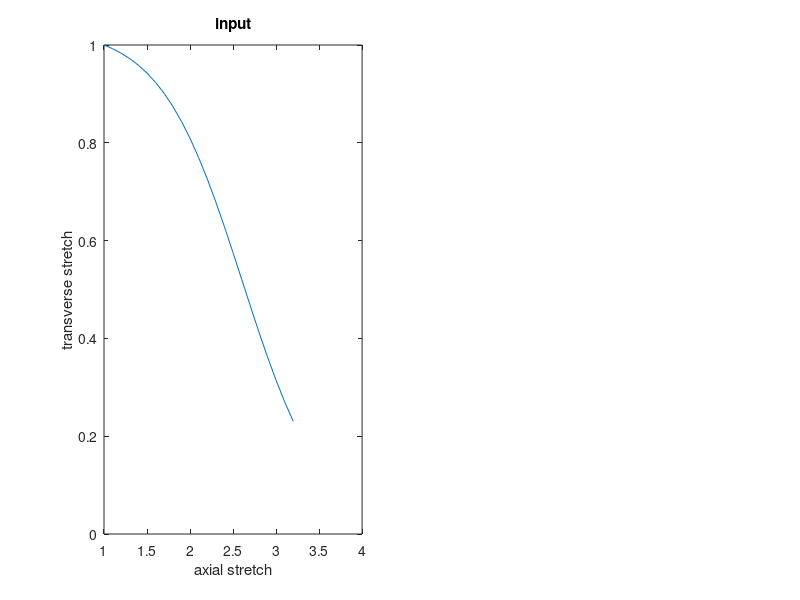

The MATLAB script that drew this image: (Note: this script raises an error after producing the figure.)
%% invariable circular distribution:

% inputs:
stretch_axial = 1:0.1:3.2; % axial stretch
stretch_trans = 1 ./ (1 + 0.03259.*(exp((stretch_axial-1).*2.109)-1)); % (DMSO) transverse stretch, calc from fit logistic equation to axial-trans stretch data
%stretch_trans = 1 ./ (1 + 0.06306.*(exp((stretch_axial-1).*3.924)-1)); % (CD, R^2 = )
%stretch_trans = 1 ./ (1 + 0.01197.*(exp((stretch_axial-1).*1.930)-1)); % (CA, R^2 = 0.99)
prestretch = 0.83; % of single fibers (DMSO = 0.83, CD = 0.92)
E_g = 1420; % (ground) modulus in Pa
v_g = 0.19; % (ground) substance Poisson's ratio
d = 100; % number of bins for estimating integral over fibers

% fit values:
E_f = 1200; % (fiber) representing measure of the fiber modulus  <-- FIT
a = 0.1; % (fiber) coefficient of exponential argument  <-- FIT
b = 2; % (fiber) power of exponential argument  <-- FIT

% prestretch:
F_pre = [prestretch 0; 
        0 prestretch];

% predictions and error:
stress = zeros(1,length(stretch_axial));
singleFiberStress = zeros(1,length(stretch_axial));

% predict stress for each axial stretch value:
for i = 1:length(stretch_axial)

    % right Cauchy-Greene tensor (no prestretch):
    F = [stretch_axial(i) 0;
                0 stretch_trans(i)];
    C = [F(1,1)^2 + F(2,1)^2, F(1,2)*F(1,1) + F(2,2)*F(2,1);
        F(1,2)*F(1,1) + F(2,2)*F(2,1), F(2,2)^2 + F(1,2)^2];
    
    % ground substance:
    J = F(1,1)*F(2,2) - F(1,2)*F(2,1); % "volume" ratio
    I_1 = C(1,1) + C(2,2); % first invariant of C
    mu = E_g/(2*(1+v_g)); % a constant of the Neo-Hookean material
    lam = v_g*E_g/((1+v_g)*(1-2*v_g)); % a constant of the Neo-Hookean material
    
    dW_g = mu*F(1,1) + F(2,2)*(lam*log(J)-mu)/J; % dW_g/dF(1,1) ... stress contribution from ground substance

    % right Cauchy-Greene tensor (with prestretch):
    F_applied = [stretch_axial(i) 0;
                0 stretch_trans(i)];
    F = F_applied * F_pre;
    C = [F(1,1)^2 + F(2,1)^2, F(1,2)*F(1,1) + F(2,2)*F(2,1);
        F(1,2)*F(1,1) + F(2,2)*F(2,1), F(2,2)^2 + F(1,2)^2];
    
    % continuous fiber distibution:
    R = 1/pi; % fiber density distribution function (circular distribution)
    I_n = @(theta) cos(theta)^2*C(1,1) + sin(theta)^2*C(2,2) + 2*cos(theta)*sin(theta)*C(1,2);
    dI_n = @(theta) 2 * (cos(theta)^2*F(1,1) + cos(theta)*sin(theta)*F(1,2));
    
    dW_n = @(theta) 2*E_f * exp(a*(I_n(theta)-1)^b) * (I_n(theta)-1)^(b-1) * dI_n(theta); % dW_n/dF(1,1) ... stress contribution from single fiber
    
    dW_f = 0; % dW_f/dF(1,1) ... total stress contribution from fiber distribution; initialized as 0
    for theta = -pi/2:pi/d:pi/2 % ~ approximation of definite integral over [-pi/2,pi/2]
        % calculate at first angle:
        dW_f_1 = 0;
        if I_n(theta) > 1 % ~ Heaviside step function
            dW_f_1 = R * dW_n(theta);
        end
        % calculate at second angle (+pi/d):
        dW_f_2 = 0;
        if theta + pi/d > pi/2 % make sure next step won't take us out of range
            if I_n(pi/2) > 1 % ~ Heaviside step function
                dW_f_1 = R * dW_n(pi/2); % calculate at max range value
            end
        elseif I_n(theta + pi/d) > 1 % ~ Heaviside step function
            dW_f_1 = R * dW_n(theta + pi/d); % calculate at next step value
        end
        % estimate area under curve as rectangle of mean height and pi/d width:
        dW_f = dW_f + mean([dW_f_1 dW_f_2])*(pi/d);
    end
    
    % first Piola-Kirchhoff stress, only P(1,1):
    P_11 = dW_g + dW_f;

    stress(i) = P_11;

end

% visualize:
subplot(1,2,1)
plot(stretch_axial, stretch_trans); hold on
title("input");
xlabel("axial stretch");
ylabel("transverse stretch");
xlim([1,4])
ylim([0,1])
text(2.5, 0.9, {"with λ_{pre} = " string(prestretch)})
subplot(1,2,2)
plot(stretch_axial, stress); hold on
title("output");
xlabel("axial stretch");
ylabel("stress (kPa)");
xlim([1,4])
ylim([1,43e3])

% show data for comparison:
subplot(1,2,2)
plot([1,1.70,2.30,2.43,2.55,2.63,2.70,2.73,2.75],...
    [0,1.28,7.31,12.4,17.4,22.4,27.4,32.5,37.5].*(10^3),...
    ':k','LineWidth',2); hold on % dmso
subplot(1,2,2)
plot([1,1.34,1.63,1.70,1.76,1.81,1.83,1.84,1.88],...
    [0,1.29,7.39,12.5,17.5,22.5,27.4,32.5,37.5].*(10^3),...
    ':', 'Color', [0 0.8 1],'LineWidth',2); hold on % cd


%% variable eliptical distribution:

% inputs:
stretch_axial = 1:0.1:2; % axial stretch
stretch_trans = 1 ./ (1 + 0.03259.*(exp((stretch_axial-1).*2.109)-1)); % (DMSO) transverse stretch, calc from fit logistic equation to axial-trans stretch data
%stretch_trans = 1 ./ (1 + 0.06306.*(exp((stretch_axial-1).*3.924)-1)); % (CD, R^2 = )
%stretch_trans = 1 ./ (1 + 0.01197.*(exp((stretch_axial-1).*1.930)-1)); % (CA, R^2 = 0.99)
prestretch = 0.83; % of single fibers (DMSO = 0.83, CD = 0.92)
E_g = 1420; % (ground) modulus in Pa
v_g = 0.19; % (ground) substance Poisson's ratio
d = 100; % number of bins for estimating integral over fibers

% fit values:
E_f = 1400; % (fiber) representing measure of the fiber modulus  <-- FIT (DMSO ~ 1400)
a = 0.07; % (fiber) coefficient of exponential argument  <-- FIT
b = 2.1; % (fiber) power of exponential argument  <-- FIT

% prestretch:
F_pre = [prestretch 0; 
        0 prestretch];

% predictions and error:
stress = zeros(1,length(stretch_axial));

% predict stress for each axial stretch value:
for i = 1:length(stretch_axial)

    % right Cauchy-Greene tensor (no prestretch):
    F = [stretch_axial(i) 0;
        0 stretch_trans(i)];
    C = [F(1,1)^2 + F(2,1)^2, F(1,2)*F(1,1) + F(2,2)*F(2,1);
        F(1,2)*F(1,1) + F(2,2)*F(2,1), F(2,2)^2 + F(1,2)^2];
    
    % ground substance:
    J = F(1,1)*F(2,2) - F(1,2)*F(2,1); % "volume" ratio
    I_1 = C(1,1) + C(2,2); % first invariant of C
    mu = E_g/(2*(1+v_g)); % a constant of the Neo-Hookean material
    lam = v_g*E_g/((1+v_g)*(1-2*v_g)); % a constant of the Neo-Hookean material
    
    dW_g = mu*F(1,1) + F(2,2)*(lam*log(J)-mu)/J; % dW_g/dF(1,1) ... stress contribution from ground substance

    % right Cauchy-Greene tensor (with prestretch):
    F_applied = [stretch_axial(i) 0;
                0 stretch_trans(i)];
    F = F_applied * F_pre;
    C = [F(1,1)^2 + F(2,1)^2, F(1,2)*F(1,1) + F(2,2)*F(2,1);
        F(1,2)*F(1,1) + F(2,2)*F(2,1), F(2,2)^2 + F(1,2)^2];
    
    % continuous fiber distibution:
    pow = 4.5; % (DMSO ~ 3.4)
    a_R = (F(1,1)/(F(2,2)))^pow; % if b_R = 1, a parameter of R
    da_R = pow * (F(1,1)/(F(2,2)))^(pow-1) * 1/F(2,2);
    e = sqrt(1-(1/a_R)^2); % a parameter of R
    de = da_R / (a_R^3 * e);
    R = @(theta) 1 / (2*ellipke(e) * sqrt((cos(theta)/a_R)^2 + sin(theta)^2)); % fiber density distribution function (eliptical distribution)
    dR = @(theta) (da_R * cos(theta)^2) / (2*ellipke(e) * (a_R*sqrt((cos(theta)/a_R)^2 + sin(theta)^2))^3) - ...
         (ellipticE(e)/(e*(1-e^2)) - ellipke(e)/e) * de / (2*ellipke(e)^2 * sqrt((cos(theta)/a_R)^2 + sin(theta)^2));
    I_n = @(theta) cos(theta)^2*C(1,1) + sin(theta)^2*C(2,2) + 2*cos(theta)*sin(theta)*C(1,2);
    dI_n = @(theta) 2 * (cos(theta)^2*F(1,1) + cos(theta)*sin(theta)*F(1,2));
    W_n = @(theta) E_f/4 * (I_n(theta)-1)^2; % nonlinear fiber:  @(theta) E_f/(a*b) * (exp(a*(I_n(theta)-1)^b)-1);
    dW_n = @(theta) E_f/2 * (I_n(theta)-1) * dI_n(theta); % nonlinear fiber:  @(theta) 2*E_f * exp(a*(I_n(theta)-1)^b) * (I_n(theta)-1)^(b-1) * dI_n(theta); % dW_n/dF(1,1) ... stress contribution from single fiber

    dW_f = 0; % dW_f/dF(1,1) ... total stress contribution from fiber distribution; initialized as 0
    for theta = -pi/2:pi/d:pi/2 % ~ approximation of definite integral over [-pi/2,pi/2]
        % calculate at first angle:
        dW_f_1 = 0;
        if I_n(theta) > 1 % ~ Heaviside step function
            dW_f_1 = dR(theta)*W_n(theta) + R(theta)*dW_n(theta);
        end
        % calculate at second angle (+pi/d):
        dW_f_2 = 0;
        if theta + pi/d > pi/2 % make sure next step won't take us out of range
            if I_n(pi/2) > 1 % ~ Heaviside step function
                dW_f_2 = dR(pi/2)*W_n(pi/2) + R(pi/2)*dW_n(pi/2); % calculate at max range value
            end
        elseif I_n(theta + pi/d) > 1 % ~ Heaviside step function
            dW_f_2 = dR(theta+pi/d)*W_n(theta+pi/d) + R(theta+pi/d)*dW_n(theta+pi/d); % calculate at next step value
        end
        % estimate area under curve as rectangle of mean height and pi/d width:
        dW_f = dW_f + mean([dW_f_1 dW_f_2])*(pi/d);
    end
    
    % first Piola-Kirchhoff stress, but only P(1,1):
    P_11 = dW_g + dW_f;

    stress(i) = P_11;

end

% visualize:
warning('off','MATLAB:plot:IgnoreImaginaryXYPart');
subplot(1,2,1)
plot(stretch_axial, stretch_trans); hold on
title("input");
xlabel("axial stretch");
ylabel("transverse stretch");
xlim([1,4])
ylim([0,1])
text(2.5, 0.9, {"with λ_{pre} = " string(prestretch)})
subplot(1,2,2)
plot(stretch_axial, stress); hold on
%plot(((stretch_axial-1).*0.5)+1, stress); % i.e. for model to perfectly predict, we'd need to effectively half all the Δλ... so, working from measured fiber straightnesses, we'd need (0.83/0.92)^7 to produce a result so extreme!
%plot(stretch_axial, stress.*8); % but just scaling stress does not produce the correct curve shape
title("output");
xlabel("axial stretch");
ylabel("stress (kPa)");
xlim([1,4])
ylim([1,43e3])

% show data for comparison:
subplot(1,2,2)
plot([1,1.70,2.30,2.43,2.55,2.63,2.70,2.73,2.75],...
    [0,1.28,7.31,12.4,17.4,22.4,27.4,32.5,37.5].*(10^3),...
    ':k','LineWidth',2); hold on % dmso
subplot(1,2,2)
plot([1,1.34,1.63,1.70,1.76,1.81,1.83,1.84,1.88],...
    [0,1.29,7.39,12.5,17.5,22.5,27.4,32.5,37.5].*(10^3),...
    ':', 'Color', [0 0.8 1],'LineWidth',2); hold on % cd



%% variable eliptical distribution - INITIAL ORTHO:

% inputs:
stretch_axial = 1:0.1:4; % axial stretch
stretch_trans = 1 ./ (1 + 0.03259.*(exp((stretch_axial-1).*2.109)-1)); % (DMSO) transverse stretch, calc from fit logistic equation to axial-trans stretch data
%stretch_trans = 1 ./ (1 + 0.06306.*(exp((stretch_axial-1).*3.924)-1)); % (CD, R^2 = )
%stretch_trans = 1 ./ (1 + 0.01197.*(exp((stretch_axial-1).*1.930)-1)); % (CA, R^2 = 0.99)
prestretch = 0.83; % of single fibers (DMSO = 0.83, CD = 0.92)
E_g = 1420; % (ground) modulus in Pa
v_g = 0.19; % (ground) substance Poisson's ratio
d = 100; % number of bins for estimating integral over fibers

% fit values:
E_f = 270; % (fiber) representing measure of the fiber modulus  <-- FIT
a = 0.1; % (fiber) coefficient of exponential argument  <-- FIT
b = 2.0; % (fiber) power of exponential argument  <-- FIT

% prestretch:
F_pre = [prestretch 0; 
        0 prestretch];

% predictions and error:
stress = zeros(1,length(stretch_axial));

% predict stress for each axial stretch value:
for i = 1:length(stretch_axial)
    % deformation applied for this timestep:
    F_applied = [stretch_axial(i) 0;
                0 stretch_trans(i)];

    % right Cauchy-Greene tensor (no prestretch):
    F = F_applied;
    C = [F(1,1)^2 + F(2,1)^2, F(1,2)*F(1,1) + F(2,2)*F(2,1);
        F(1,2)*F(1,1) + F(2,2)*F(2,1), F(2,2)^2 + F(1,2)^2];
    
    % ground substance:
    J = F(1,1)*F(2,2) - F(1,2)*F(2,1); % "volume" ratio
    I_1 = C(1,1) + C(2,2); % first invariant of C
    mu = E_g/(2*(1+v_g)); % a constant of the Neo-Hookean material
    lam = v_g*E_g/((1+v_g)*(1-2*v_g)); % a constant of the Neo-Hookean material
    
    dW_g = mu*F(1,1) + F(2,2)*(lam*log(J)-mu)/J; % dW_g/dF(1,1) ... stress contribution from ground substance

    % right Cauchy-Greene tensor (with prestretch):
    F = F_applied * F_pre;
    C = [F(1,1)^2 + F(2,1)^2, F(1,2)*F(1,1) + F(2,2)*F(2,1);
        F(1,2)*F(1,1) + F(2,2)*F(2,1), F(2,2)^2 + F(1,2)^2];
    
    % continuous fiber distibution:
    a_R = F(1,1)/(F(2,2)^3); % if b_R = 1, a parameter of R
    da_R = 1/(F(2,2)^3);
    e = sqrt(1-(1/a_R)^2); % a parameter of R ("k" in text)
    de = da_R / (a_R^3 * e);
    R = @(theta) 1 / (2*ellipke(e) * sqrt((cos(theta)/a_R)^2 + sin(theta)^2)); % fiber density distribution function (eliptical distribution)
    dR = @(theta) (da_R * cos(theta)^2) / (2*ellipke(e) * (a_R*sqrt((cos(theta)/a_R)^2 + sin(theta)^2))^3) - ...
         (ellipticE(e)/(e*(1-e^2)) - ellipke(e)/e) * de / (2*ellipke(e)^2 * sqrt((cos(theta)/a_R)^2 + sin(theta)^2));
    I_n = @(theta) cos(theta)^2*C(1,1) + sin(theta)^2*C(2,2) + 2*cos(theta)*sin(theta)*C(1,2);
    dI_n = @(theta) 2 * (cos(theta)^2*F(1,1) + cos(theta)*sin(theta)*F(1,2));
    W_n = @(theta) E_f/(a*b) * (exp(a*(I_n(theta)-1)^b)-1); % linear: @(theta) E_f/4 * (I_n(theta)-1)^2;
    dW_n = @(theta) 2*E_f * exp(a*(I_n(theta)-1)^b) * (I_n(theta)-1)^(b-1) * dI_n(theta); % linear: @(theta) E_f/2 * (I_n(theta)-1) * dI_n(theta); % dW_n/dF(1,1) ... stress contribution from single fiber

    dW_f = 0; % dW_f/dF(1,1) ... total stress contribution from fiber distribution; initialized as 0
    for theta = -pi/2:pi/d:pi/2 % ~ approximation of definite integral over [-pi/2,pi/2]
        % calculate at first angle:
        dW_f_1 = 0;
        if I_n(theta) > 1 % ~ Heaviside step function
            dW_f_1 = dR(theta)*W_n(theta) + R(theta)*dW_n(theta);
        end
        % calculate at second angle (+pi/d):
        dW_f_2 = 0;
        if theta + pi/d > pi/2 % make sure next step won't take us out of range
            if I_n(pi/2) > 1 % ~ Heaviside step function
                dW_f_2 = dR(pi/2)*W_n(pi/2) + R(pi/2)*dW_n(pi/2); % calculate at max range value
            end
        elseif I_n(theta + pi/d) > 1 % ~ Heaviside step function
            dW_f_2 = dR(theta+pi/d)*W_n(theta+pi/d) + R(theta+pi/d)*dW_n(theta+pi/d); % calculate at next step value
        end
        % estimate area under curve as rectangle of mean height and pi/d width:
        dW_f = dW_f + mean([dW_f_1 dW_f_2])*(pi/d);
    end
    
    % first Piola-Kirchhoff stress, but only P(1,1):
    P_11 = dW_g + dW_f;

    stress(i) = P_11;

end

% visualize:
warning('off','MATLAB:plot:IgnoreImaginaryXYPart');
subplot(1,2,1)
plot(stretch_axial, stretch_trans); hold on
title("input");
xlabel("axial stretch");
ylabel("transverse stretch");
xlim([1,4])
ylim([0,1])
text(2.5, 0.9, {"with λ_{pre} = " string(prestretch)})
subplot(1,2,2)
plot(stretch_axial, stress); hold on
%plot(((stretch_axial-1).*0.5)+1, stress); % i.e. for model to perfectly predict, we'd need to effectively half all the Δλ... so, working from measured fiber straightnesses, we'd need (0.83/0.92)^7 to produce a result so extreme!
%plot(stretch_axial, stress.*8); % but just scaling stress does not produce the correct curve shape
title("output");
xlabel("axial stretch");
ylabel("stress (kPa)");
xlim([1,4])
ylim([1,43e3])

% show data for comparison:
subplot(1,2,2)
plot([1,1.70,2.30,2.43,2.55,2.63,2.70,2.73,2.75],...
    [0,1.28,7.31,12.4,17.4,22.4,27.4,32.5,37.5].*(10^3),...
    ':k','LineWidth',2); hold on % dmso
subplot(1,2,2)
plot([1,1.34,1.63,1.70,1.76,1.81,1.83,1.84,1.88],...
    [0,1.29,7.39,12.5,17.5,22.5,27.4,32.5,37.5].*(10^3),...
    ':', 'Color', [0 0.8 1],'LineWidth',2); hold on % cd


%% invariable von Mises distribution:

% inputs:
stretch_axial = 1:0.1:4.5; % axial stretch
stretch_trans = 1 ./ (1 + 0.03259.*(exp((stretch_axial-1).*2.109)-1)); % (DMSO) transverse stretch, calc from fit logistic equation to axial-trans stretch data
%stretch_trans = 1 ./ (1 + 0.06306.*(exp((stretch_axial-1).*3.924)-1)); % (CD, R^2 = )
%stretch_trans = 1 ./ (1 + 0.01197.*(exp((stretch_axial-1).*1.930)-1)); % (CA, R^2 = 0.99)
prestretch = 0.83; % of single fibers (DMSO = 0.83, CD = 0.92)
E_g = 1420; % (ground) modulus in Pa
v_g = 0.19; % (ground) substance Poisson's ratio
d = 100; % number of bins for estimating integral over fibers

% fit values:
E_f = 500000000000000; % (fiber) representing measure of the fiber modulus  <-- FIT (DMSO ~ 1400)
a = 0.05; % (fiber) coefficient of exponential argument  <-- FIT
b = 2; % (fiber) power of exponential argument  <-- FIT

% prestretch:
F_pre = [prestretch 0; 
        0 prestretch];

% predictions and error:
stress = zeros(1,length(stretch_axial));

% predict stress for each axial stretch value:
for i = 1:length(stretch_axial)

    % right Cauchy-Greene tensor (no prestretch):
    F = [stretch_axial(i) 0;
        0 stretch_trans(i)];
    C = [F(1,1)^2 + F(2,1)^2, F(1,2)*F(1,1) + F(2,2)*F(2,1);
        F(1,2)*F(1,1) + F(2,2)*F(2,1), F(2,2)^2 + F(1,2)^2];
    
    % ground substance:
    J = F(1,1)*F(2,2) - F(1,2)*F(2,1); % "volume" ratio
    I_1 = C(1,1) + C(2,2); % first invariant of C
    mu = E_g/(2*(1+v_g)); % a constant of the Neo-Hookean material
    lam = v_g*E_g/((1+v_g)*(1-2*v_g)); % a constant of the Neo-Hookean material
    
    dW_g = mu*F(1,1) + F(2,2)*(lam*log(J)-mu)/J; % dW_g/dF(1,1) ... stress contribution from ground substance

    % right Cauchy-Greene tensor (with prestretch):
    F_applied = [stretch_axial(i) 0;
                0 stretch_trans(i)];
    F_f = F_applied * F_pre;
    C = [F_f(1,1)^2 + F_f(2,1)^2, F_f(1,2)*F_f(1,1) + F_f(2,2)*F_f(2,1);
        F_f(1,2)*F_f(1,1) + F_f(2,2)*F_f(2,1), F_f(2,2)^2 + F_f(1,2)^2];
    
    % continuous fiber distibution:
    b_R = 3; % concentration parameter for 2D von Mises distribution, b_R>0 (b_R=0 is circular)
    bessel_0 = besseli(0, b_R); % modified Bessel function of the first kind of order 0 for b_R
    R = @(theta) exp(b_R * (2*sin(theta)^2 - 1)) / (pi * bessel_0); % fiber density distribution function (2D von Mises distribution, along n_2)
    dR = @(theta) 0;
    I_n = @(theta) cos(theta)^2*C(1,1) + sin(theta)^2*C(2,2) + 2*cos(theta)*sin(theta)*C(1,2);
    dI_n = @(theta) 2 * (cos(theta)^2*F_f(1,1) + cos(theta)*sin(theta)*F_f(1,2));
    W_n = @(theta) E_f/4 * (I_n(theta)-1)^2; % nonlinear fiber:  @(theta) E_f/(a*b) * (exp(a*(I_n(theta)-1)^b)-1);
    dW_n = @(theta) E_f/2 * (I_n(theta)-1) * dI_n(theta); % nonlinear fiber:  @(theta) 2*E_f * exp(a*(I_n(theta)-1)^b) * (I_n(theta)-1)^(b-1) * dI_n(theta); % dW_n/dF(1,1) ... stress contribution from single fiber

    dW_f = 0; % dW_f/dF(1,1) ... total stress contribution from fiber distribution; initialized as 0
    for theta = -pi/2:pi/d:pi/2 % ~ approximation of definite integral over [-pi/2,pi/2]
        % calculate at first angle:
        dW_f_1 = 0;
        if I_n(theta) > 1 % ~ Heaviside step function
            dW_f_1 = dR(theta)*W_n(theta) + R(theta)*dW_n(theta);
        end
        % calculate at second angle (+pi/d):
        dW_f_2 = 0;
        if theta + pi/d > pi/2 % make sure next step won't take us out of range
            if I_n(pi/2) > 1 % ~ Heaviside step function
                dW_f_2 = dR(pi/2)*W_n(pi/2) + R(pi/2)*dW_n(pi/2); % calculate at max range value
            end
        elseif I_n(theta + pi/d) > 1 % ~ Heaviside step function
            dW_f_2 = dR(theta+pi/d)*W_n(theta+pi/d) + R(theta+pi/d)*dW_n(theta+pi/d); % calculate at next step value
        end
        % estimate area under curve as rectangle of mean height and pi/d width:
        dW_f = dW_f + mean([dW_f_1 dW_f_2])*(pi/d);
    end
    
    % first Piola-Kirchhoff stress, but only P(1,1):
    P_11 = dW_g + dW_f;

    stress(i) = P_11;

end

% visualize:
warning('off','MATLAB:plot:IgnoreImaginaryXYPart');
subplot(1,2,1)
plot(stretch_axial, stretch_trans); hold on
title("input");
xlabel("axial stretch");
ylabel("transverse stretch");
xlim([1,4])
ylim([0,1])
text(2.5, 0.9, {"with λ_{pre} = " string(prestretch)})
subplot(1,2,2)
plot(stretch_axial, stress); hold on
%plot(((stretch_axial-1).*0.5)+1, stress); % i.e. for model to perfectly predict, we'd need to effectively half all the Δλ... so, working from measured fiber straightnesses, we'd need (0.83/0.92)^7 to produce a result so extreme!
%plot(stretch_axial, stress.*8); % but just scaling stress does not produce the correct curve shape
title("output");
xlabel("axial stretch");
ylabel("stress (kPa)");
xlim([1,4])
ylim([1,43e3])

% show data for comparison:
subplot(1,2,2)
plot([1,1.70,2.30,2.43,2.55,2.63,2.70,2.73,2.75],...
    [0,1.28,7.31,12.4,17.4,22.4,27.4,32.5,37.5].*(10^3),...
    ':k','LineWidth',2); hold on % dmso
subplot(1,2,2)
plot([1,1.34,1.63,1.70,1.76,1.81,1.83,1.84,1.88],...
    [0,1.29,7.39,12.5,17.5,22.5,27.4,32.5,37.5].*(10^3),...
    ':', 'Color', [0 0.8 1],'LineWidth',2); hold on % cd


%% VARYING von Mises distribution:

% inputs:
condition = 1; % 0=DMSO, 1=CD, 2=CA
stretch_axial = 1:0.1:4; % axial stretch
b_base = 0.5; % initial concentration parameter for von Mises distribution, at F(1,1)/F(2,2)=1
defRatioAtCirc = 2.2; % F(1,1)/F(2,2) ratio (>=1) at which von Mises distribution reaches a circle (i.e. concentration parameter = 0), = 1 means starts as circle
E_g = 1420; % (ground) modulus in Pa
v_g = 0.19; % (ground) substance Poisson's ratio
d = 100; % number of bins for estimating integral over fibers

% fit values:
E_f = 3500; % (fiber) representing measure of the fiber modulus  <-- FIT (DMSO ~ 1400)
a = 0.1; % (fiber) coefficient of exponential argument  <-- FIT
b = 2; % (fiber) power of exponential argument  <-- FIT

% initialize condition-specific parameters:
if condition == 0
    stretch_trans = 1 ./ (1 + 0.03259.*(exp((stretch_axial-1).*2.109)-1)); % (DMSO, R^2 = 0.95) transverse stretch, calc from fit equation to axial-trans stretch data
    prestretch = 0.83;
elseif condition == 1
    stretch_trans = 1 ./ (1 + 0.06306.*(exp((stretch_axial-1).*3.924)-1)); % (CD, R^2 = 0.99)
    prestretch = 0.92;
elseif condition == 2
    stretch_trans = 1 ./ (1 + 0.01197.*(exp((stretch_axial-1).*1.930)-1)); % (CA, R^2 = 0.99)
    prestretch = 0.0; % <-- UNKOWN
else
    disp("ERROR: no such condition")
end

% prestretch:
F_pre = [prestretch 0;
        0 prestretch];

% predictions and error:
stress = zeros(1,length(stretch_axial));

% predict stress for each axial stretch value:
for i = 1:length(stretch_axial)
    % ---
    % deformation applied for this timestep:
    F = [stretch_axial(i) 0;
        0 stretch_trans(i)];

    % ---
    % right Cauchy-Greene tensor (no prestretch):
    F_g = F;
    C = [F_g(1,1)^2 + F_g(2,1)^2, F_g(1,2)*F_g(1,1) + F_g(2,2)*F_g(2,1);
        F_g(1,2)*F_g(1,1) + F_g(2,2)*F_g(2,1), F_g(2,2)^2 + F_g(1,2)^2];
    
    % ground substance:
    J = F_g(1,1)*F_g(2,2) - F_g(1,2)*F_g(2,1); % "volume" ratio
    I_1 = C(1,1) + C(2,2); % first invariant of C
    mu = E_g/(2*(1+v_g)); % a constant of the Neo-Hookean material
    lam = v_g*E_g/((1+v_g)*(1-2*v_g)); % a constant of the Neo-Hookean material
    
    dW_g = mu*F_g(1,1) + F_g(2,2)*(lam*log(J)-mu)/J; % dW_g/dF(1,1) ... stress contribution from ground substance

    % ---
    % right Cauchy-Greene tensor (with prestretch):
    F_f = F * F_pre;
    C = [F_f(1,1)^2 + F_f(2,1)^2, F_f(1,2)*F_f(1,1) + F_f(2,2)*F_f(2,1);
        F_f(1,2)*F_f(1,1) + F_f(2,2)*F_f(2,1), F_f(2,2)^2 + F_f(1,2)^2];
    
    % continuous fiber distibution:
    if F(1,1)/F(2,2) <= defRatioAtCirc
        b_R = b_base * (defRatioAtCirc - F(1,1)/F(2,2))/(defRatioAtCirc - 1); % concentration parameter for 2D von Mises distribution, b_R>0 (b_R=0 is circular)
        db_R = -b_base/F(2,2);
        bsl_0 = besseli(0, b_R); % modified Bessel function of the first kind of order 0 for b_R, I_0(b_R)
        bsl_1 = besseli(1, b_R); % modified Bessel function of the first kind of order 1 for b_R, I_1(b_R)
        R = @(theta) exp(b_R * (2*sin(theta)^2-1)) / (pi * bsl_0); % fiber density distribution function (2D von Mises distribution, along n_2)
        dR = @(theta) exp(b_R * (2*sin(theta)^2-1)) / (pi * bsl_0^2) * ((2*sin(theta)^2-1)*bsl_0 - bsl_1) * db_R;
    else
        b_R = b_base * (F(1,1)/F(2,2) - defRatioAtCirc)/(defRatioAtCirc - 1); % concentration parameter for 2D von Mises distribution, b_R>0 (b_R=0 is circular)
        db_R = b_base/F(2,2);
        bsl_0 = besseli(0, b_R); % modified Bessel function of the first kind of order 0 for b_R, I_0(b_R)
        bsl_1 = besseli(1, b_R); % modified Bessel function of the first kind of order 1 for b_R, I_1(b_R)
        R = @(theta) exp(b_R * (2*cos(theta)^2-1)) / (pi * bsl_0); % fiber density distribution function (2D von Mises distribution, along n_2)
        dR = @(theta) exp(b_R * (2*cos(theta)^2-1)) / (pi * bsl_0^2) * ((2*cos(theta)^2-1)*bsl_0 - bsl_1) * db_R;
    end
    I_n = @(theta) cos(theta)^2*C(1,1) + sin(theta)^2*C(2,2) + 2*cos(theta)*sin(theta)*C(1,2);
    dI_n = @(theta) 2 * (cos(theta)^2*F_f(1,1) + cos(theta)*sin(theta)*F_f(1,2));
    W_n = @(theta) E_f/4 * (I_n(theta)-1)^2; % linear fiber
    dW_n = @(theta) E_f/2 * (I_n(theta)-1) * dI_n(theta); % linear fiber; dW_n/dF(1,1) ... stress contribution from single fiber
    %W_n = @(theta) E_f/(a*b) * (exp(a*(I_n(theta)-1)^b)-1); % nonlinear fiber
    %dW_n = @(theta) 2*E_f * exp(a*(I_n(theta)-1)^b) * (I_n(theta)-1)^(b-1) * dI_n(theta); % nonlinear fiber

    dW_f = 0; % dW_f/dF(1,1) ... total stress contribution from fiber distribution; initialized as 0
    for theta = -pi/2:pi/d:pi/2 % ~ approximation of definite integral over [-pi/2,pi/2]
        % calculate at first angle:
        dW_f_1 = 0;
        if I_n(theta) > 1 % ~ Heaviside step function
            dW_f_1 = dR(theta)*W_n(theta) + R(theta)*dW_n(theta);
        end
        % calculate at second angle (+pi/d):
        dW_f_2 = 0;
        if theta + pi/d > pi/2 % make sure next step won't take us out of range
            if I_n(pi/2) > 1 % ~ Heaviside step function
                dW_f_2 = dR(pi/2)*W_n(pi/2) + R(pi/2)*dW_n(pi/2); % calculate at max range value
            end
        elseif I_n(theta + pi/d) > 1 % ~ Heaviside step function
            dW_f_2 = dR(theta+pi/d)*W_n(theta+pi/d) + R(theta+pi/d)*dW_n(theta+pi/d); % calculate at next step value
        end
        % estimate area under curve as rectangle of mean height and pi/d width:
        dW_f = dW_f + mean([dW_f_1 dW_f_2])*(pi/d);
    end
    
    % ---
    % first Piola-Kirchhoff stress, but only P(1,1):
    P_11 = dW_g + dW_f;

    stress(i) = P_11;

end

% visualize:
figure
warning('off','MATLAB:plot:IgnoreImaginaryXYPart');
subplot(1,2,1)
plot(stretch_axial, stretch_trans, 'Color', [0 0 0]); hold on
title("input");
xlabel("axial stretch");
ylabel("transverse stretch");
xlim([1,4])
ylim([0,1])
text(2.5, 0.9, {"with λ_{pre} = " string(prestretch)})
subplot(1,2,2)
plot(stretch_axial, stress, 'Color', [0 0 0]); hold on
%plot(((stretch_axial-1).*0.5)+1, stress); % i.e. for model to perfectly predict, we'd need to effectively half all the Δλ... so, working from measured fiber straightnesses, we'd need (0.83/0.92)^7 to produce a result so extreme!
%plot(stretch_axial, stress.*8); % but just scaling stress does not produce the correct curve shape
title("output");
xlabel("axial stretch");
ylabel("stress (kPa)");
xlim([1,4])
ylim([1,43e3])

% show data for comparison:
subplot(1,2,2)
plot([1,1.70,2.30,2.43,2.55,2.63,2.70,2.73,2.75],...
    [0,1.28,7.31,12.4,17.4,22.4,27.4,32.5,37.5].*(10^3),...
    ':k','LineWidth',2); hold on % dmso
subplot(1,2,2)
plot([1,1.34,1.63,1.70,1.76,1.81,1.83,1.84,1.88],...
    [0,1.29,7.39,12.5,17.5,22.5,27.4,32.5,37.5].*(10^3),...
    ':', 'Color', [0 0.8 1],'LineWidth',2); hold on % cd


%% VARYING von Mises distribution (with kappa equation from SHG data):

% inputs:
condition = 1; % 0=DMSO, 1=CD, 2=CA
stretch_axial = 1:0.1:4; % axial stretch
E_g = 1420; % (ground) modulus in Pa, of DMSO toe
v_g = 0.19; % (ground) substance Poisson's ratio, of DMSO toe
d = 100; % number of bins for estimating integral over fibers
% fit values:
E_f = 300; % (fiber) representing measure of the fiber modulus  <-- FIT (DMSO ~ 1400)
a = 0.1; % (fiber) coefficient of exponential argument  <-- FIT
b = 2; % (fiber) power of exponential argument  <-- FIT

% initialize condition-specific parameters:
if condition == 0
    stretch_trans = 1 ./ (1 + 0.03259.*(exp((stretch_axial-1).*2.109)-1)); % (DMSO, R^2 = 0.95) transverse stretch, calc from fit logistic equation to axial-trans stretch data
    prestretch = 0.83;
elseif condition == 1
    stretch_trans = 1 ./ (1 + 0.06306.*(exp((stretch_axial-1).*3.924)-1)); % (CD, R^2 = 0.99)
    prestretch = 0.92;
elseif condition == 2
    stretch_trans = 1 ./ (1 + 0.01197.*(exp((stretch_axial-1).*1.930)-1)); % (CA, R^2 = 0.99)
    prestretch = 0.0; % <-- UNKOWN
else
    disp("ERROR: no such condition")
end

% prestretch deformation matrix:
F_pre = [prestretch 0;
        0 prestretch];

% initialize predictions and error:
stress = zeros(1,length(stretch_axial));

% predict stress for each axial stretch value:
for i = 1:length(stretch_axial)
    % deformation applied for this timestep:
    F = [stretch_axial(i) 0;
        0 stretch_trans(i)];

    % GROUND:
    % right Cauchy-Greene tensor (no prestretch):
    F_g = F;
    C = [F_g(1,1)^2 + F_g(2,1)^2, F_g(1,2)*F_g(1,1) + F_g(2,2)*F_g(2,1);
        F_g(1,2)*F_g(1,1) + F_g(2,2)*F_g(2,1), F_g(2,2)^2 + F_g(1,2)^2];
    
    % ground substance:
    J = F_g(1,1)*F_g(2,2) - F_g(1,2)*F_g(2,1); % "volume" ratio
    I_1 = C(1,1) + C(2,2); % first invariant of C
    mu = E_g/(2*(1+v_g)); % a constant of the Neo-Hookean material
    lam = v_g*E_g/((1+v_g)*(1-2*v_g)); % a constant of the Neo-Hookean material
    
    dW_g = mu*F_g(1,1) + F_g(2,2)*(lam*log(J)-mu)/J; % dW_g/dF(1,1) ... stress contribution from ground substance

    % FIBERS:
    % right Cauchy-Greene tensor (with prestretch):
    F_f = F * F_pre;
    C = [F_f(1,1)^2 + F_f(2,1)^2, F_f(1,2)*F_f(1,1) + F_f(2,2)*F_f(2,1);
        F_f(1,2)*F_f(1,1) + F_f(2,2)*F_f(2,1), F_f(2,2)^2 + F_f(1,2)^2];
    
    % continuous fiber distibution:
    %k = 6.101 / (1 + exp(-F(1,1)/F(2,2))) - 4.82; % logistic function for von Mises concentration parameter, kappa (fit to SHG alignment data for DMSO vs F11/F22)
    %dk = 6.101 * exp(-F(1,1)/F(2,2)) / (F(2,2) * (1+exp(-F(1,1)/F(2,2)))^2);
    k = 7.735 / (1 + exp(-F(1,1))) - 6.036; % logistic function for von Mises concentration parameter, kappa (fit to SHG alignment data for DMSO & CD vs F11)
    dk = 7.735 * exp(-F(1,1)) / (1+exp(-F(1,1)))^2;
    R = @(theta) exp(k*cos(2*theta)) / (pi*besseli(0,k));
    dR = @(theta) exp(k*cos(2*theta)) / (pi*besseli(0,k)) * (cos(2*theta)-besseli(1,k)/besseli(0,k)) * dk;
    I_n = @(theta) cos(theta)^2*C(1,1) + sin(theta)^2*C(2,2) + 2*cos(theta)*sin(theta)*C(1,2);
    dI_n = @(theta) 2 * (cos(theta)^2*F_f(1,1) + cos(theta)*sin(theta)*F_f(1,2));
    %W_n = @(theta) E_f/4 * (I_n(theta)-1)^2; % linear fiber
    %dW_n = @(theta) E_f/2 * (I_n(theta)-1) * dI_n(theta); % linear fiber; dW_n/dF(1,1) ... stress contribution from single fiber
    W_n = @(theta) E_f/(a*b) * (exp(a*(I_n(theta)-1)^b)-1); % nonlinear fiber
    dW_n = @(theta) 2*E_f * exp(a*(I_n(theta)-1)^b) * (I_n(theta)-1)^(b-1) * dI_n(theta); % nonlinear fiber
    
%     figure(1)
    %scatter(F(1,1), dk); hold on
    %figure(2)
    %plot(-pi/2:pi/d:pi/2, R(-pi/2:pi/d:pi/2), 'Color', [i/length(stretch_axial) 0.5 0.5]); hold on
%     W_plot = [];
%     for theta = -pi/2:pi/d:pi/2
%            W_plot(end+1) = dR(theta);
%     end
%     plot3(-pi/2:pi/d:pi/2, zeros(length(W_plot))+i, W_plot,  'Color', [i/length(stretch_axial) 0.5 0.5]); hold on

    dW_f = 0; % dW_f/dF(1,1) ... total stress contribution from fiber distribution; initialized as 0
    for theta = -pi/2:pi/d:pi/2 % ~ approximation of definite integral over [-pi/2,pi/2]
        % calculate at first angle:
        dW_f_1 = 0;
        if I_n(theta) > 1 % ~ Heaviside step function
            dW_f_1 = dR(theta)*W_n(theta) + R(theta)*dW_n(theta);
        end
        % calculate at second angle (+pi/d):
        dW_f_2 = 0;
        if theta + pi/d > pi/2 % make sure next step won't take us out of range
            if I_n(pi/2) > 1 % ~ Heaviside step function
                dW_f_2 = dR(pi/2)*W_n(pi/2) + R(pi/2)*dW_n(pi/2); % calculate at max range value
            end
        elseif I_n(theta + pi/d) > 1 % ~ Heaviside step function
            dW_f_2 = dR(theta+pi/d)*W_n(theta+pi/d) + R(theta+pi/d)*dW_n(theta+pi/d); % calculate at next step value
        end
        % estimate area under curve as rectangle of mean height and pi/d width:
        dW_f = dW_f + mean([dW_f_1 dW_f_2])*(pi/d);
    end
    
    % TOTAL:
    % first Piola-Kirchhoff stress, but only want P(1,1):
    P_11 = dW_g + dW_f;
    stress(i) = P_11;

end

% visualize:
figure
warning('off','MATLAB:plot:IgnoreImaginaryXYPart');
subplot(1,2,1)
plot(stretch_axial, stretch_trans, 'Color', [0 0 0]); hold on
title("input");
xlabel("axial stretch");
ylabel("transverse stretch");
xlim([1,4])
ylim([0,1])
text(2.5, 0.9, {"with λ_{pre} = " string(prestretch)})
subplot(1,2,2)
plot(stretch_axial, stress, 'Color', [0 0 0]); hold on
%plot(((stretch_axial-1).*0.5)+1, stress); % i.e. for model to perfectly predict, we'd need to effectively half all the Δλ... so, working from measured fiber straightnesses, we'd need (0.83/0.92)^7 to produce a result so extreme!
%plot(stretch_axial, stress.*8); % but just scaling stress does not produce the correct curve shape
title("output");
xlabel("axial stretch");
ylabel("stress (kPa)");
xlim([1,4])
ylim([1,43e3])

% show data for comparison:
subplot(1,2,2)
plot([1,1.70,2.30,2.43,2.55,2.63,2.70,2.73,2.75],...
    [0,1.28,7.31,12.4,17.4,22.4,27.4,32.5,37.5].*(10^3),...
    ':k','LineWidth',2); hold on % dmso
subplot(1,2,2)
plot([1,1.34,1.63,1.70,1.76,1.81,1.83,1.84,1.88],...
    [0,1.29,7.39,12.5,17.5,22.5,27.4,32.5,37.5].*(10^3),...
    ':', 'Color', [0 0.8 1],'LineWidth',2); hold on % cd








